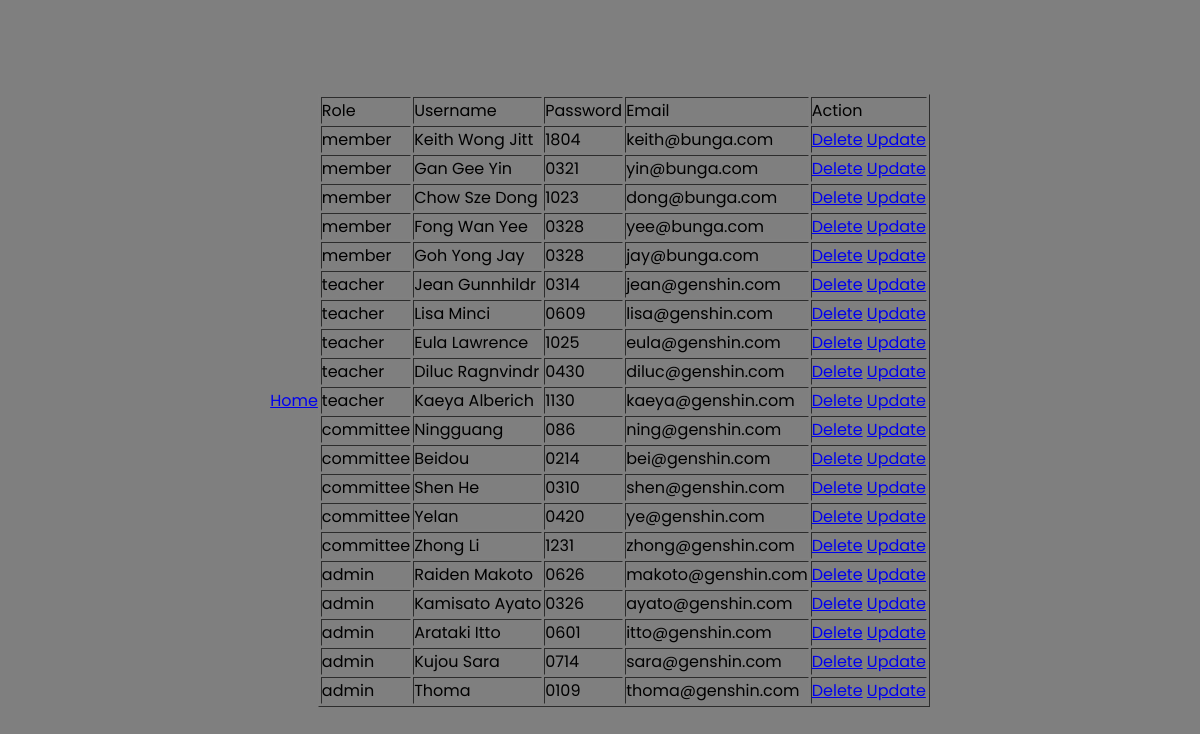
Page /adminManageAllAcc/manageAcc.php on the earlier database version.
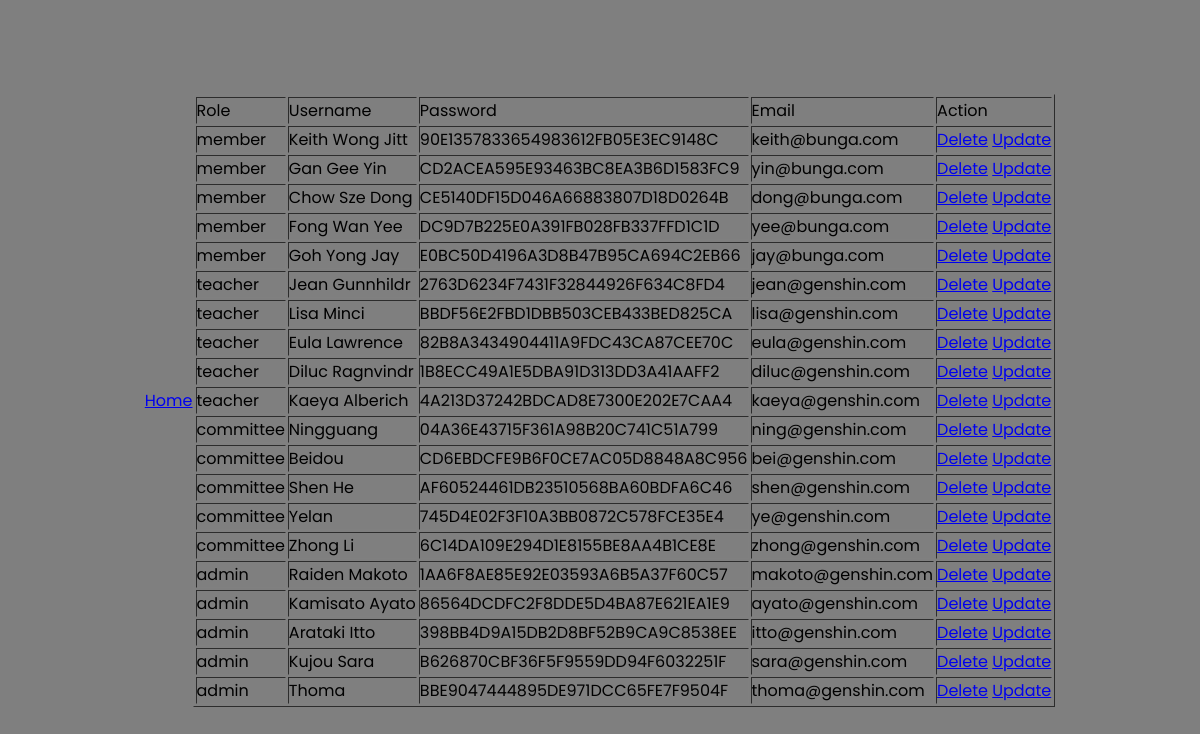
Same page on the later database version.
### tables this page shows
CREATE TABLE IF NOT EXISTS `users` (
  `id` int NOT NULL AUTO_INCREMENT,
  `role` enum('member','teacher','committee','admin') NOT NULL,
  `username` varchar(50) NOT NULL,
  `password` varchar(50) NOT NULL,
  `email` varchar(50) NOT NULL,
  PRIMARY KEY (`id`)
);

### adminManageAllAcc/manageAcc.php (the view, shortened to what this page needs)
<?php
    require "conn.php";
$result = mysqli_query($conn,"SELECT * FROM users");
?>
<!DOCTYPE html>
<html>
<head>
<link rel="stylesheet" href="style.css">
</head>
<body>
        <a href="#">Home</a>
<table border='1'>
	<tr>
	<td>Role</td>
	<td>Username</td>
	<td>Password</td>
	<td>Email</td>
	<td>Action</td>
	</tr>
	<?php
	while($row = mysqli_fetch_array($result)) {
	?>
	<tr class="<?php if(isset($classname)) echo $classname;?>">
	<td><?php echo $row["role"]; ?></td>
	<td><?php echo $row["username"]; ?></td>
	<td><?php echo $row["password"]; ?></td>
	<td><?php echo $row["email"]; ?></td>
	<td>
		<a href="delete-process.php?id=<?php echo $row["id"]; ?>">Delete</a>
    	<a href="updateAcc-process.php?id=<?php echo $row["id"]; ?>">Update</a>
	</td>
	</tr>
	<?php
	}
	?>
</table>
</body>
</html>

### SDP/style.css (style rules this page uses)
* { margin: 0; padding: 0; box-sizing: border-box; font-family: 'Poppins', sans-serif; }
body { width: 100%; min-height: 100vh; background-image: linear-gradient(rgba(0,0,0,.5), rgba(0,0,0,.5)), url(###????.jpg); background-position: center; background-size: cover; display: flex; justify-content: center; align-items: center; }

Differences in the rows shown:
changed users "Keith Wong Jitt": password "1804" → "90E1357833654983612FB05E3EC9148C"
changed users "Gan Gee Yin": password "0321" → "CD2ACEA595E93463BC8EA3B6D1583FC9"
changed users "Chow Sze Dong": password "1023" → "CE5140DF15D046A66883807D18D0264B"
changed users "Fong Wan Yee": password "0328" → "DC9D7B225E0A391FB028FB337FFD1C1D"
changed users "Goh Yong Jay": password "0328" → "E0BC50D4196A3D8B47B95CA694C2EB66"
changed users "Jean Gunnhildr": password "0314" → "2763D6234F7431F32844926F634C8FD4"
changed users "Lisa Minci": password "0609" → "BBDF56E2FBD1DBB503CEB433BED825CA"
changed users "Eula Lawrence": password "1025" → "82B8A3434904411A9FDC43CA87CEE70C"
changed users "Diluc Ragnvindr": password "0430" → "1B8ECC49A1E5DBA91D313DD3A41AAFF2"
changed users "Kaeya Alberich": password "1130" → "4A213D37242BDCAD8E7300E202E7CAA4"
changed users "Ningguang": password "086" → "04A36E43715F361A98B20C741C51A799"
changed users "Beidou": password "0214" → "CD6EBDCFE9B6F0CE7AC05D8848A8C956"
changed users "Shen He": password "0310" → "AF60524461DB23510568BA60BDFA6C46"
changed users "Yelan": password "0420" → "745D4E02F3F10A3BB0872C578FCE35E4"
changed users "Zhong Li": password "1231" → "6C14DA109E294D1E8155BE8AA4B1CE8E"
changed users "Raiden Makoto": password "0626" → "1AA6F8AE85E92E03593A6B5A37F60C57"
changed users "Kamisato Ayato": password "0326" → "86564DCDFC2F8DDE5D4BA87E621EA1E9"
changed users "Arataki Itto": password "0601" → "398BB4D9A15DB2D8BF52B9CA9C8538EE"
changed users "Kujou Sara": password "0714" → "B626870CBF36F5F9559DD94F6032251F"
changed users "Thoma": password "0109" → "BBE9047444895DE971DCC65FE7F9504F"
